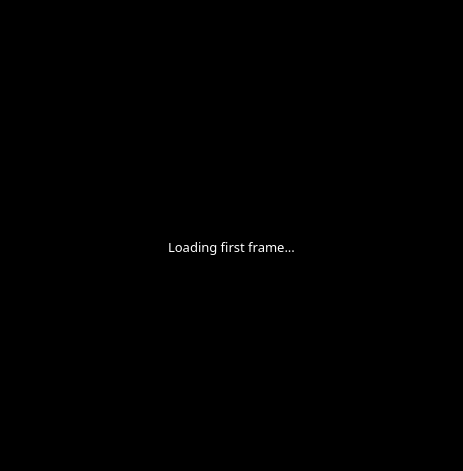
<?xml version="1.0" encoding="UTF-8"?>
<ui version="4.0">
 <class>ScreenForm</class>
 <widget class="QWidget" name="ScreenForm">
  <property name="geometry">
   <rect>
    <x>0</x>
    <y>0</y>
    <width>463</width>
    <height>471</height>
   </rect>
  </property>
  <property name="windowTitle">
   <string>Screen mirror</string>
  </property>
  <property name="styleSheet">
   <string notr="true">#ScreenForm { background: black;}</string>
  </property>
  <layout class="QGridLayout" name="gridLayout">
   <property name="leftMargin">
    <number>0</number>
   </property>
   <property name="topMargin">
    <number>0</number>
   </property>
   <property name="rightMargin">
    <number>0</number>
   </property>
   <property name="bottomMargin">
    <number>0</number>
   </property>
   <item row="0" column="0" colspan="2">
    <widget class="QLabel" name="lblFps">
     <property name="sizePolicy">
      <sizepolicy hsizetype="Maximum" vsizetype="Maximum">
       <horstretch>0</horstretch>
       <verstretch>0</verstretch>
      </sizepolicy>
     </property>
     <property name="font">
      <font>
       <family>Trebuchet MS</family>
      </font>
     </property>
     <property name="styleSheet">
      <string notr="true">color:white;</string>
     </property>
     <property name="text">
      <string/>
     </property>
    </widget>
   </item>
   <item row="1" column="0" colspan="2">
    <widget class="ShrinkableQLabel" name="lblDisplay">
     <property name="sizePolicy">
      <sizepolicy hsizetype="Minimum" vsizetype="Minimum">
       <horstretch>0</horstretch>
       <verstretch>0</verstretch>
      </sizepolicy>
     </property>
     <property name="font">
      <font>
       <family>Trebuchet MS</family>
       <pointsize>10</pointsize>
      </font>
     </property>
     <property name="styleSheet">
      <string notr="true">color:white;</string>
     </property>
     <property name="text">
      <string>Loading first frame...</string>
     </property>
     <property name="scaledContents">
      <bool>false</bool>
     </property>
     <property name="alignment">
      <set>Qt::AlignCenter</set>
     </property>
    </widget>
   </item>
  </layout>
 </widget>
 <customwidgets>
  <customwidget>
   <class>ShrinkableQLabel</class>
   <extends>QLabel</extends>
   <header>ShrinkableQLabel.h</header>
  </customwidget>
 </customwidgets>
 <resources/>
 <connections/>
</ui>
